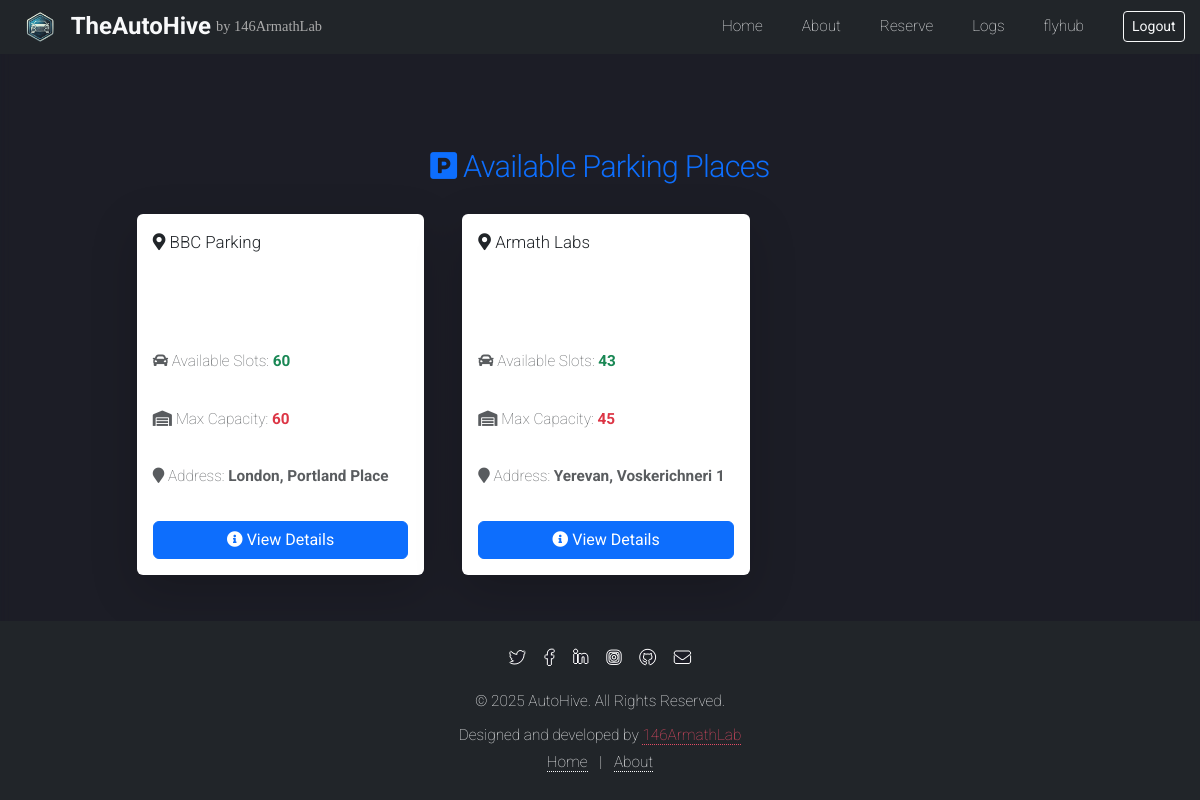
Screenshot of /letspark/ (signed in) with the database file from the repository.
### user/models.py (models this page shows, shortened)
class ParkingPlace(models.Model):
    name = models.CharField(max_length=255, unique=True)
    unique_id = models.CharField(max_length=100, unique=True)
    address = models.TextField()
    max_slots = models.IntegerField()
    reserved_slots = models.IntegerField(default=0)
    unavailable_days = models.JSONField(default=list)  # Stores an array of unavailable days
    is_active = models.BooleanField(default=True)

### user/views.py (the view)
# urls.py: path('letspark/', user_view.parking_reservation, name='parking_reservation'),
@login_required
def parking_reservation(request):
    today = now().date()
    max_date = today + timedelta(days=7)
    parking_places = ParkingPlace.objects.filter(is_active=True)
    reserved_slots = Reservation.objects.filter(user=request.user, date__gte=today, is_active=True)
    for place in parking_places:
        reserved_slots_in_place = Reservation.objects.filter(parking_lot=place, is_active=True)
        reserved_slot_ids = reserved_slots_in_place.values_list('slot_id', flat=True)
        available_slots_count = place.max_slots - len(reserved_slot_ids)
        place.available_slots_count = available_slots_count  # Add as a custom attribute
    logs = ReservationLog.objects.filter(user=request.user).order_by('-timestamp')
    return render(request, 'user/letspark.html', {
        'parking_places': parking_places,
        'reserved_slots': reserved_slots,
        'today': today,
        'max_date': max_date,
        'logs': logs
    })

### user/templates/user/letspark.html
{% extends "user/base_simple.html" %}
{% block content %}
<div class="container mt-5">
    <h2 class="text-center text-primary mb-4">
        <i class="fas fa-parking"></i> Available Parking Places
    </h2>
    {% if user.is_authenticated %}
    <div class="row">
        {% for place in parking_places %}
        <div class="col-md-4">
            <div class="card shadow-lg border-0 mb-4">
                <div class="card-body">
                    <h4 class="card-title text-dark"><i class="fas fa-map-marker-alt"></i> {{ place.name }}</h4>
                    <hr>
                    <p class="text-muted"><i class="fas fa-car"></i> Available Slots:
                        <span class="fw-bold text-success">{{ place.available_slots_count }}</span>
                    </p>
                    <p class="text-muted"><i class="fas fa-warehouse"></i> Max Capacity:
                        <span class="fw-bold text-danger">{{ place.max_slots }}</span>
                    </p>
                    <p class="text-muted"><i class="fas fa-map-marker"></i> Address:
                        <span class="fw-bold">{{ place.address }}</span>
                    </p>
                    <a href="{% url 'view_parking_place' place.id %}" class="btn btn-primary w-100">
                        <i class="fas fa-info-circle"></i> View Details
                    </a>
                </div>
            </div>
        </div>
        {% empty %}
        <div class="col-12">
            <div class="alert alert-warning text-center">
                <i class="fas fa-exclamation-triangle"></i> No parking places available at the moment.
            </div>
        </div>
        {% endfor %}
    </div>
    {% else %}
    <div class="alert alert-warning text-center">
        <p>Please <a href="{% url 'login' %}">log in</a> or <a href="{% url 'register' %}">sign up</a> to reserve a parking spot.</p>
    </div>
    {% endif %}
</div>
{% endblock %}

### user/templates/user/base_simple.html (shortened to what this page needs)
{% load static %}
{% load crispy_forms_tags %}
<!DOCTYPE html>
<html lang="en">
<head>
    <link href="https://cdn.jsdelivr.net/npm/bootstrap@5.3.0-alpha1/dist/css/bootstrap.min.css" rel="stylesheet">
    <link rel="stylesheet" href="https://cdnjs.cloudflare.com/ajax/libs/font-awesome/6.5.1/css/all.min.css">
    <link rel="stylesheet" type="text/css" href="{% static 'assets/css/main.css' %}" />
</head>
<body class="is-preload landing">
    <div id="page-wrapper">
        <header id="header" class="bg-dark">
            <div class="container d-flex justify-content-between align-items-center">
                <h1 id="logo" class="d-flex align-items-center justify-content-center mb-0">
                    <img src="{% static 'images/logo.png' %}" alt="Logo" class="img-fluid" style="height: 40px; margin-right: 10px;">
                    <a href="{% url 'index' %}" class="text-decoration-none text-light fw-bold" style="font-size: 1.5rem; "> TheAutoHive</a>
                    <span style="font-family:cursive;"><a href="https://www.facebook.com/share/15xZmaBcmA/" target="_blank" rel="noopener noreferrer">by 146ArmathLab</a></span>
                </h1>
                <nav id="nav">
                    <ul class="d-flex list-unstyled mb-0">
                        <li class="me-3"><a href="{% url 'index' %}" class="text-light text-decoration-none">Home</a></li>
                        <li class="me-3"><a href="{% url 'about' %}" class="text-light text-decoration-none">About</a></li>
                        {% if user.is_authenticated %}
                        <li class="me-3"><a href="{% url 'parking_reservation' %}" class="text-light text-decoration-none">Reserve</a></li>
                        <li class="me-3"><a href="{% url 'user_logs' %}" class="text-light text-decoration-none">Logs</a></li>
                        <li class="me-3"><a href="{% url 'account' %}" class="text-light text-decoration-none">{{ user.username }}</a></li>
                        <li>
                            <form action="{% url 'logout' %}" method="post" style="display: inline;">
                                <button type="submit" class="btn btn-outline-light btn-sm">
                                    Logout
                                </button>
                            </form>
                        </li>
                        {% else %}
                        <li class="me-3"><a href="{% url 'register' %}" class="text-light text-decoration-none">Sign Up</a></li>
                        <li><a href="{% url 'login' %}" class="text-light text-decoration-none">Log In</a></li>
                        {% endif %}
                    </ul>
                </nav>
            </div>
        </header>
        <div class="container mt-5 pt-5">
            {% block content %}{% endblock content %}
        </div>
    </div>
    <footer id="footer" class="text-center bg-dark text-light py-4">
        <div class="container">
            <div class="footer-icons mb-3">
                <a href="#" class="icon brands alt fa-twitter mx-2" title="Twitter"><span class="label">Twitter</span></a>
                <a href="https://www.facebook.com/share/15xZmaBcmA/" target="_blank" rel="noopener noreferrer" class="icon brands alt fa-facebook-f mx-2" title="Facebook"><span class="label">Facebook</span></a>
                <a href="#" class="icon brands alt fa-linkedin-in mx-2" title="LinkedIn"><span class="label">LinkedIn</span></a>
                <a href="#" class="icon brands alt fa-instagram mx-2" title="Instagram"><span class="label">Instagram</span></a>
                <a href="#" class="icon brands alt fa-github mx-2" title="GitHub"><span class="label">GitHub</span></a>
                <a href="#" class="icon solid alt fa-envelope mx-2" title="Email"><span class="label">Email</span></a>
            </div>
            <p class="mb-2">&copy; 2025 AutoHive. All Rights Reserved.</p>
            <p class="mb-0">Designed and developed by <a target="_blank" rel="noopener noreferrer" href="https://www.facebook.com/share/15xZmaBcmA/" >146ArmathLab</a></p>
            <p class="mb-0">
                <a href="{% url 'index' %}" class="text-light text-decoration-none mx-2">Home</a> |
                <a href="{% url 'about' %}" class="text-light text-decoration-none mx-2">About</a>
            </p>
        </div>
    </footer>
</body>
</html>

### rows the page displays
ParkingPlace: name "BBC Parking", available_slots_count "60", max_slots "60", address "London, Portland Place"
ParkingPlace: name "Armath Labs", available_slots_count "43", max_slots "45", address "Yerevan, Voskerichneri 1"

### other values shown
{{ user.username }} "flyhub"
